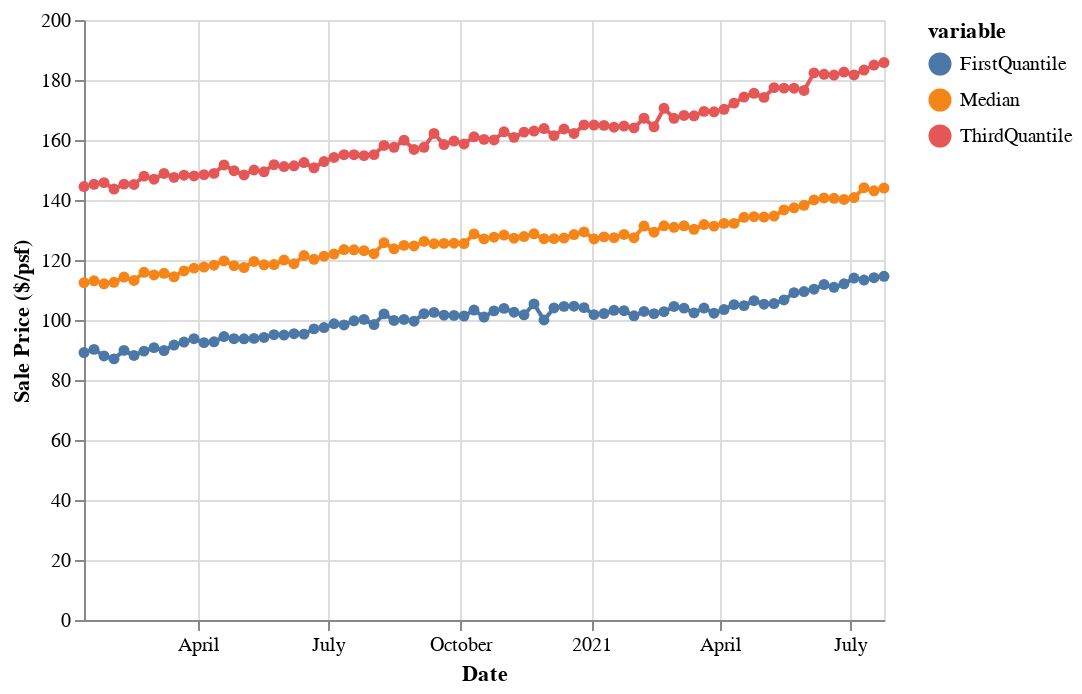

The code cell stored with this chart in its notebook:
### Code cell
def q1(x):
    return np.percentile(x, q = 0.25)
def q3(x):
    return np.percentile(x, q = 0.75)

# price psf
weekly_price_psf = redfin_sales.groupby(['period_end']).agg(
    Median = ('median_sale_ppsf', 'median'),
    FirstQuantile = pd.NamedAgg('median_sale_ppsf', lambda x: np.nanquantile(x, 0.25)),
    ThirdQuantile = pd.NamedAgg('median_sale_ppsf', lambda x: np.nanquantile(x, 0.75))
)

weekly_price_psf = weekly_price_psf.reset_index()

weekly_price_psf = pd.melt(weekly_price_psf, id_vars = 'period_end', 
                           value_vars = ['Median', 'FirstQuantile', 'ThirdQuantile'])

alt.Chart(weekly_price_psf).mark_line(point = True).encode(
    x = alt.X('period_end', title = "Date"),
    y = alt.Y('value', title = 'Sale Price ($/psf)'),
    color = 'variable'
)

### Figure 1 — Vega-Lite specification as saved in the notebook (floating-point values rounded to 4 significant figures; data arrays with more than 128 entries replaced by an {"elided": "..."} marker saying what was removed)
{"config": {"view": {"continuousWidth": 400, "continuousHeight": 300}}, "data": {"name": "data-bd4cd5b3aa82ee18e6efd2f54b79fff6"}, "mark": {"type": "line", "point": true}, "encoding": {"color": {"type": "nominal", "field": "variable"}, "x": {"type": "temporal", "field": "period_end", "title": "Date"}, "y": {"type": "quantitative", "field": "value", "title": "Sale Price ($/psf)"}}, "$schema": "https://vega.github.io/schema/vega-lite/v4.8.1.json", "datasets": {"data-bd4cd5b3aa82ee18e6efd2f54b79fff6": {"elided": "243 records"}}}
